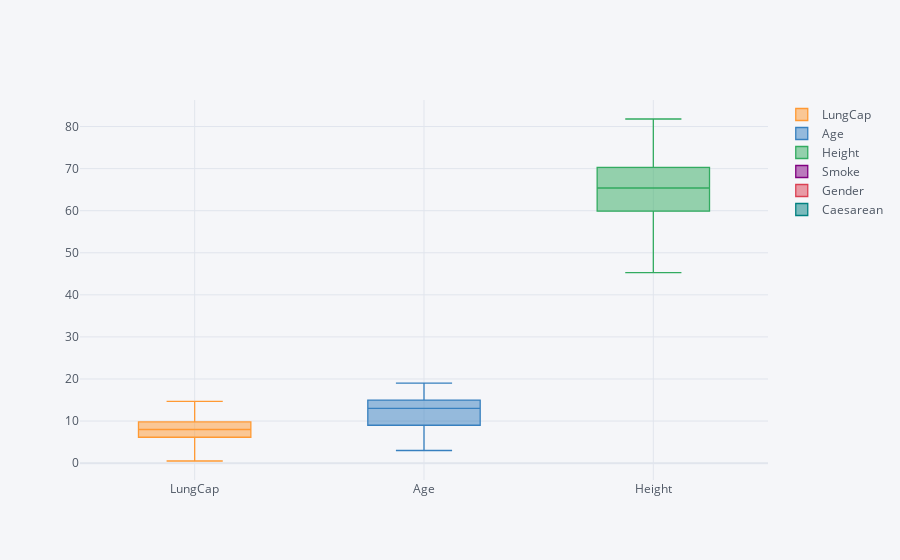

The notebook cell saved with this chart:
### Code cell
lc.iplot()

### Figure 1 — Plotly figure (JSON) as saved in the notebook; plotly's stock layout.template omitted (floating-point values rounded to 4 significant figures; data arrays with more than 128 entries replaced by an {"elided": "..."} marker saying what was removed)
{"data": [{"boxpoints": false, "line": {"width": 1.3}, "marker": {"color": "rgba(255, 153, 51, 1.0)"}, "name": "LungCap", "orientation": "v", "type": "box", "y": {"elided": "725 float values"}}, {"boxpoints": false, "line": {"width": 1.3}, "marker": {"color": "rgba(55, 128, 191, 1.0)"}, "name": "Age", "orientation": "v", "type": "box", "y": {"elided": "725 int values"}}, {"boxpoints": false, "line": {"width": 1.3}, "marker": {"color": "rgba(50, 171, 96, 1.0)"}, "name": "Height", "orientation": "v", "type": "box", "y": {"elided": "725 float values"}}, {"boxpoints": false, "line": {"width": 1.3}, "marker": {"color": "rgba(128, 0, 128, 1.0)"}, "name": "Smoke", "orientation": "v", "type": "box", "y": {"elided": "725 str values"}}, {"boxpoints": false, "line": {"width": 1.3}, "marker": {"color": "rgba(219, 64, 82, 1.0)"}, "name": "Gender", "orientation": "v", "type": "box", "y": {"elided": "725 str values"}}, {"boxpoints": false, "line": {"width": 1.3}, "marker": {"color": "rgba(0, 128, 128, 1.0)"}, "name": "Caesarean", "orientation": "v", "type": "box", "y": {"elided": "725 str values"}}], "layout": {"legend": {"bgcolor": "#F5F6F9", "font": {"color": "#4D5663"}}, "paper_bgcolor": "#F5F6F9", "plot_bgcolor": "#F5F6F9", "title": {"font": {"color": "#4D5663"}}, "xaxis": {"gridcolor": "#E1E5ED", "showgrid": true, "tickfont": {"color": "#4D5663"}, "title": {"font": {"color": "#4D5663"}, "text": ""}, "zerolinecolor": "#E1E5ED"}, "yaxis": {"gridcolor": "#E1E5ED", "showgrid": true, "tickfont": {"color": "#4D5663"}, "title": {"font": {"color": "#4D5663"}, "text": ""}, "zerolinecolor": "#E1E5ED"}}}
